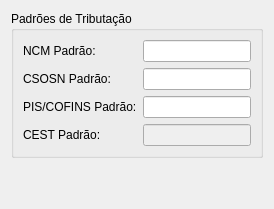
     <widget class="QWidget" name="tab_4">
      <attribute name="title">
       <string>Produto</string>
      </attribute>
      <layout class="QVBoxLayout" name="verticalLayout_7">
       <item>
        <widget class="QGroupBox" name="gbPadroesProduto">
         <property name="title">
          <string>Padrões de Tributação</string>
         </property>
         <layout class="QFormLayout" name="formLayout_prod">
          <property name="fieldGrowthPolicy">
           <enum>QFormLayout::FieldGrowthPolicy::ExpandingFieldsGrow</enum>
          </property>
          <item row="0" column="0">
           <widget class="QLabel" name="label_29">
            <property name="text">
             <string>NCM Padrão:</string>
            </property>
           </widget>
          </item>
          <item row="0" column="1">
           <widget class="QLineEdit" name="Ledit_NCMProd">
            <property name="maxLength">
             <number>20</number>
            </property>
           </widget>
          </item>
          <item row="1" column="0">
           <widget class="QLabel" name="Lbl_Csosn">
            <property name="text">
             <string>CSOSN Padrão:</string>
            </property>
           </widget>
          </item>
          <item row="1" column="1">
           <widget class="QLineEdit" name="Ledit_CSOSNProd">
            <property name="maxLength">
             <number>20</number>
            </property>
           </widget>
          </item>
          <item row="2" column="0">
           <widget class="QLabel" name="label_31">
            <property name="text">
             <string>PIS/COFINS Padrão:</string>
            </property>
           </widget>
          </item>
          <item row="2" column="1">
           <widget class="QLineEdit" name="Ledit_PISProd">
            <property name="maxLength">
             <number>10</number>
            </property>
           </widget>
          </item>
          <item row="3" column="0">
           <widget class="QLabel" name="Lbl_CestProd">
            <property name="text">
             <string>CEST Padrão:</string>
            </property>
           </widget>
          </item>
          <item row="3" column="1">
           <widget class="QLineEdit" name="LEdit_CESTProd">
            <property name="enabled">
             <bool>false</bool>
            </property>
            <property name="maxLength">
             <number>20</number>
            </property>
           </widget>
          </item>
         </layout>
        </widget>
       </item>
       <item>
        <spacer name="verticalSpacer_prod">
         <property name="orientation">
          <enum>Qt::Orientation::Vertical</enum>
         </property>
         <property name="sizeHint" stdset="0">
          <size>
           <width>20</width>
           <height>40</height>
          </size>
         </property>
        </spacer>
       </item>
      </layout>
     </widget>
